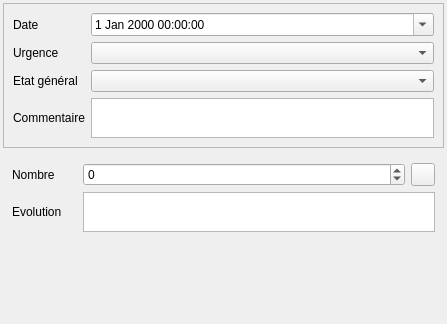
<?xml version="1.0" encoding="UTF-8"?>
<ui version="4.0">
 <class>Form</class>
 <widget class="QWidget" name="Form">
  <property name="geometry">
   <rect>
    <x>0</x>
    <y>0</y>
    <width>447</width>
    <height>324</height>
   </rect>
  </property>
  <property name="windowTitle">
   <string>Form</string>
  </property>
  <layout class="QVBoxLayout" name="verticalLayout">
   <property name="leftMargin">
    <number>3</number>
   </property>
   <property name="topMargin">
    <number>3</number>
   </property>
   <property name="rightMargin">
    <number>3</number>
   </property>
   <property name="bottomMargin">
    <number>3</number>
   </property>
   <item>
    <widget class="QFrame" name="frametoolwidg">
     <property name="frameShape">
      <enum>QFrame::StyledPanel</enum>
     </property>
     <property name="frameShadow">
      <enum>QFrame::Raised</enum>
     </property>
     <layout class="QGridLayout" name="gridLayout_3">
      <item row="0" column="0">
       <widget class="QLabel" name="label">
        <property name="text">
         <string>Date</string>
        </property>
        <property name="wordWrap">
         <bool>true</bool>
        </property>
       </widget>
      </item>
      <item row="1" column="0">
       <widget class="QLabel" name="label_5">
        <property name="text">
         <string>Urgence</string>
        </property>
        <property name="wordWrap">
         <bool>true</bool>
        </property>
       </widget>
      </item>
      <item row="0" column="1">
       <widget class="QDateTimeEdit" name="dateTimeEdit">
        <property name="calendarPopup">
         <bool>true</bool>
        </property>
       </widget>
      </item>
      <item row="2" column="1">
       <widget class="QComboBox" name="comboBox_etatgeneral"/>
      </item>
      <item row="2" column="0">
       <widget class="QLabel" name="label_21">
        <property name="text">
         <string>Etat général</string>
        </property>
        <property name="wordWrap">
         <bool>true</bool>
        </property>
       </widget>
      </item>
      <item row="1" column="1">
       <widget class="QComboBox" name="comboBox_urgence"/>
      </item>
      <item row="3" column="0">
       <widget class="QLabel" name="label_7">
        <property name="text">
         <string>Commentaire</string>
        </property>
        <property name="wordWrap">
         <bool>true</bool>
        </property>
       </widget>
      </item>
      <item row="3" column="1">
       <widget class="QTextEdit" name="textEdit_comm">
        <property name="sizePolicy">
         <sizepolicy hsizetype="Expanding" vsizetype="Expanding">
          <horstretch>0</horstretch>
          <verstretch>0</verstretch>
         </sizepolicy>
        </property>
        <property name="maximumSize">
         <size>
          <width>16777215</width>
          <height>40</height>
         </size>
        </property>
       </widget>
      </item>
     </layout>
    </widget>
   </item>
   <item>
    <widget class="QStackedWidget" name="stackedWidget">
     <property name="currentIndex">
      <number>0</number>
     </property>
     <widget class="QWidget" name="page">
      <layout class="QGridLayout" name="gridLayout" columnstretch="1,5,1">
       <item row="5" column="1" colspan="2">
        <widget class="QTextEdit" name="textEdit_evolution">
         <property name="sizePolicy">
          <sizepolicy hsizetype="Expanding" vsizetype="Expanding">
           <horstretch>0</horstretch>
           <verstretch>0</verstretch>
          </sizepolicy>
         </property>
         <property name="maximumSize">
          <size>
           <width>16777215</width>
           <height>40</height>
          </size>
         </property>
        </widget>
       </item>
       <item row="1" column="1">
        <widget class="QSpinBox" name="spinBox_nombre">
         <property name="minimum">
          <number>-1</number>
         </property>
        </widget>
       </item>
       <item row="5" column="0">
        <widget class="QLabel" name="label_6">
         <property name="text">
          <string>Evolution</string>
         </property>
         <property name="wordWrap">
          <bool>true</bool>
         </property>
        </widget>
       </item>
       <item row="1" column="0">
        <widget class="QLabel" name="label_2">
         <property name="text">
          <string>Nombre</string>
         </property>
         <property name="wordWrap">
          <bool>true</bool>
         </property>
        </widget>
       </item>
       <item row="1" column="2">
        <widget class="QToolButton" name="toolButton_calc_nb">
         <property name="text">
          <string/>
         </property>
         <property name="icon">
          <iconset>
           <normaloff>:/plugins/Lamia/icons/numpad.png</normaloff>:/plugins/Lamia/icons/numpad.png</iconset>
         </property>
        </widget>
       </item>
       <item row="6" column="1">
        <spacer name="verticalSpacer_2">
         <property name="orientation">
          <enum>Qt::Vertical</enum>
         </property>
         <property name="sizeHint" stdset="0">
          <size>
           <width>20</width>
           <height>40</height>
          </size>
         </property>
        </spacer>
       </item>
      </layout>
     </widget>
     <widget class="QWidget" name="page_2">
      <layout class="QGridLayout" name="gridLayout_2">
       <item row="0" column="0">
        <widget class="QStackedWidget" name="stackedWidget_2">
         <property name="currentIndex">
          <number>0</number>
         </property>
         <widget class="QWidget" name="page_6">
          <layout class="QGridLayout" name="gridLayout_5">
           <item row="0" column="0">
            <widget class="QLabel" name="label_10">
             <property name="text">
              <string>Etat tampon</string>
             </property>
             <property name="wordWrap">
              <bool>true</bool>
             </property>
            </widget>
           </item>
           <item row="0" column="1">
            <widget class="QComboBox" name="comboBox_etattampon"/>
           </item>
           <item row="1" column="0">
            <widget class="QLabel" name="label_11">
             <property name="text">
              <string>Etat echelon</string>
             </property>
             <property name="wordWrap">
              <bool>true</bool>
             </property>
            </widget>
           </item>
           <item row="3" column="0">
            <widget class="QLabel" name="label_13">
             <property name="text">
              <string>Etat cunette</string>
             </property>
             <property name="wordWrap">
              <bool>true</bool>
             </property>
            </widget>
           </item>
           <item row="1" column="1">
            <widget class="QComboBox" name="comboBox_etatechelon"/>
           </item>
           <item row="2" column="0">
            <widget class="QLabel" name="label_12">
             <property name="text">
              <string>Etat regard</string>
             </property>
             <property name="wordWrap">
              <bool>true</bool>
             </property>
            </widget>
           </item>
           <item row="2" column="1">
            <widget class="QComboBox" name="comboBox_etatregard"/>
           </item>
           <item row="3" column="1">
            <widget class="QComboBox" name="comboBox_etatcunette"/>
           </item>
           <item row="0" column="2">
            <widget class="QLabel" name="label_14">
             <property name="text">
              <string>Suspicion H2S</string>
             </property>
             <property name="wordWrap">
              <bool>true</bool>
             </property>
            </widget>
           </item>
           <item row="0" column="3">
            <widget class="QComboBox" name="comboBox_h2s"/>
           </item>
           <item row="1" column="2">
            <widget class="QLabel" name="label_15">
             <property name="text">
              <string>Dépôt</string>
             </property>
             <property name="wordWrap">
              <bool>true</bool>
             </property>
            </widget>
           </item>
           <item row="1" column="3">
            <widget class="QComboBox" name="comboBox_depot"/>
           </item>
           <item row="2" column="2">
            <widget class="QLabel" name="label_16">
             <property name="text">
              <string>Mise en charge</string>
             </property>
             <property name="wordWrap">
              <bool>true</bool>
             </property>
            </widget>
           </item>
           <item row="2" column="3">
            <widget class="QComboBox" name="comboBox_miseencharge"/>
           </item>
           <item row="3" column="2">
            <widget class="QLabel" name="label_17">
             <property name="text">
              <string>Etat entretien général</string>
             </property>
             <property name="wordWrap">
              <bool>true</bool>
             </property>
            </widget>
           </item>
           <item row="3" column="3">
            <widget class="QComboBox" name="comboBox_entretiengeneral"/>
           </item>
          </layout>
         </widget>
         <widget class="QWidget" name="page_5">
          <layout class="QGridLayout" name="gridLayout_8"/>
         </widget>
        </widget>
       </item>
      </layout>
     </widget>
     <widget class="QWidget" name="page_3">
      <layout class="QGridLayout" name="gridLayout_4">
       <item row="0" column="1">
        <widget class="QComboBox" name="comboBox_etatouv"/>
       </item>
       <item row="0" column="0">
        <widget class="QLabel" name="label_9">
         <property name="text">
          <string>Etat ouverture</string>
         </property>
        </widget>
       </item>
       <item row="1" column="1">
        <spacer name="verticalSpacer_3">
         <property name="orientation">
          <enum>Qt::Vertical</enum>
         </property>
         <property name="sizeHint" stdset="0">
          <size>
           <width>20</width>
           <height>40</height>
          </size>
         </property>
        </spacer>
       </item>
      </layout>
     </widget>
    </widget>
   </item>
   <item>
    <spacer name="verticalSpacer">
     <property name="orientation">
      <enum>Qt::Vertical</enum>
     </property>
     <property name="sizeHint" stdset="0">
      <size>
       <width>20</width>
       <height>40</height>
      </size>
     </property>
    </spacer>
   </item>
  </layout>
 </widget>
 <resources/>
 <connections/>
</ui>
